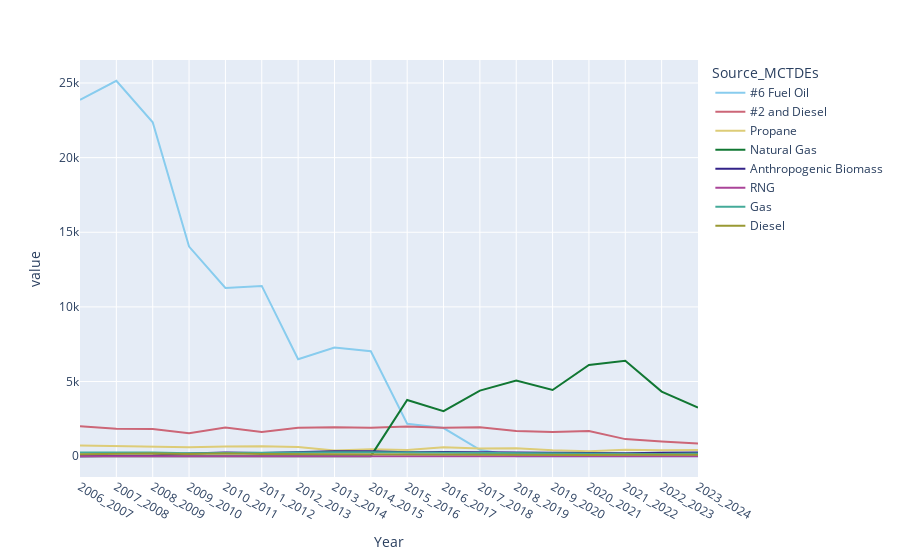

Notebook code cell kept with this figure:
### Code cell
fig = px.line(scope1, x= "Year" ,y= "value", color="Source_MCTDEs", color_discrete_sequence=px.colors.qualitative.Safe)
fig.show()

### Figure 1 — Plotly figure (JSON) as saved in the notebook; plotly's stock layout.template omitted (floating-point values rounded to 4 significant figures)
{"data": [{"hovertemplate": "Source_MCTDEs=#6 Fuel Oil<br>Year=%{x}<br>value=%{y}<extra></extra>", "legendgroup": "#6 Fuel Oil", "line": {"color": "rgb(136, 204, 238)", "dash": "solid"}, "marker": {"symbol": "circle"}, "mode": "lines", "name": "#6 Fuel Oil", "orientation": "v", "showlegend": true, "type": "scatter", "x": ["2006_2007", "2007_2008", "2008_2009", "2009_2010", "2010_2011", "2011_2012", "2012_2013", "2013_2014", "2014_2015", "2015_2016", "2016_2017", "2017_2018", "2018_2019", "2019_2020", "2020_2021", "2021_2022", "2022_2023", "2023_2024", null, null], "xaxis": "x", "y": [23876, 25145, 22366, 14041, 11272, 11405, 6489, 7272, 7032, 2169, 1880, 423, 0, 0, 0, 0, 0, 0, 0, 0], "yaxis": "y"}, {"hovertemplate": "Source_MCTDEs=#2 and Diesel<br>Year=%{x}<br>value=%{y}<extra></extra>", "legendgroup": "#2 and Diesel", "line": {"color": "rgb(204, 102, 119)", "dash": "solid"}, "marker": {"symbol": "circle"}, "mode": "lines", "name": "#2 and Diesel", "orientation": "v", "showlegend": true, "type": "scatter", "x": ["2006_2007", "2007_2008", "2008_2009", "2009_2010", "2010_2011", "2011_2012", "2012_2013", "2013_2014", "2014_2015", "2015_2016", "2016_2017", "2017_2018", "2018_2019", "2019_2020", "2020_2021", "2021_2022", "2022_2023", "2023_2024", null, null], "xaxis": "x", "y": [2003, 1844, 1813, 1538, 1923, 1625, 1896, 1942, 1908, 1993, 1900, 1929, 1688, 1613, 1679, 1142, 989, 846, 747, 0], "yaxis": "y"}, {"hovertemplate": "Source_MCTDEs=Propane<br>Year=%{x}<br>value=%{y}<extra></extra>", "legendgroup": "Propane", "line": {"color": "rgb(221, 204, 119)", "dash": "solid"}, "marker": {"symbol": "circle"}, "mode": "lines", "name": "Propane", "orientation": "v", "showlegend": true, "type": "scatter", "x": ["2006_2007", "2007_2008", "2008_2009", "2009_2010", "2010_2011", "2011_2012", "2012_2013", "2013_2014", "2014_2015", "2015_2016", "2016_2017", "2017_2018", "2018_2019", "2019_2020", "2020_2021", "2021_2022", "2022_2023", "2023_2024", null, null], "xaxis": "x", "y": [712, 655, 643, 591, 653, 659, 611, 380, 463, 413, 599, 509, 531, 387, 330, 437, 402, 406, 414, 0], "yaxis": "y"}, {"hovertemplate": "Source_MCTDEs=Natural Gas<br>Year=%{x}<br>value=%{y}<extra></extra>", "legendgroup": "Natural Gas", "line": {"color": "rgb(17, 119, 51)", "dash": "solid"}, "marker": {"symbol": "circle"}, "mode": "lines", "name": "Natural Gas", "orientation": "v", "showlegend": true, "type": "scatter", "x": ["2006_2007", "2007_2008", "2008_2009", "2009_2010", "2010_2011", "2011_2012", "2012_2013", "2013_2014", "2014_2015", "2015_2016", "2016_2017", "2017_2018", "2018_2019", "2019_2020", "2020_2021", "2021_2022", "2022_2023", "2023_2024", null, null], "xaxis": "x", "y": [0, 0, 0, 0, 0, 0, 0, 0, 0, 3763, 3018, 4392, 5068, 4433, 6105, 6397, 4323, 3260, 936, 116], "yaxis": "y"}, {"hovertemplate": "Source_MCTDEs=Anthropogenic Biomass<br>Year=%{x}<br>value=%{y}<extra></extra>", "legendgroup": "Anthropogenic Biomass", "line": {"color": "rgb(51, 34, 136)", "dash": "solid"}, "marker": {"symbol": "circle"}, "mode": "lines", "name": "Anthropogenic Biomass", "orientation": "v", "showlegend": true, "type": "scatter", "x": ["2006_2007", "2007_2008", "2008_2009", "2009_2010", "2010_2011", "2011_2012", "2012_2013", "2013_2014", "2014_2015", "2015_2016", "2016_2017", "2017_2018", "2018_2019", "2019_2020", "2020_2021", "2021_2022", "2022_2023", "2023_2024", null, null], "xaxis": "x", "y": [0, 0, 42, 181, 247, 207, 273, 333, 320, 255, 283, 267, 278, 239, 199, 202, 231, 243, 288, 88], "yaxis": "y"}, {"hovertemplate": "Source_MCTDEs=RNG<br>Year=%{x}<br>value=%{y}<extra></extra>", "legendgroup": "RNG", "line": {"color": "rgb(170, 68, 153)", "dash": "solid"}, "marker": {"symbol": "circle"}, "mode": "lines", "name": "RNG", "orientation": "v", "showlegend": true, "type": "scatter", "x": ["2006_2007", "2007_2008", "2008_2009", "2009_2010", "2010_2011", "2011_2012", "2012_2013", "2013_2014", "2014_2015", "2015_2016", "2016_2017", "2017_2018", "2018_2019", "2019_2020", "2020_2021", "2021_2022", "2022_2023", "2023_2024", null, null], "xaxis": "x", "y": [0, 0, 0, 0, 0, 0, 0, 0, 0, 0, 0, 0, 0, 0, 0, 0, 0, 0, 0, 0], "yaxis": "y"}, {"hovertemplate": "Source_MCTDEs=Gas<br>Year=%{x}<br>value=%{y}<extra></extra>", "legendgroup": "Gas", "line": {"color": "rgb(68, 170, 153)", "dash": "solid"}, "marker": {"symbol": "circle"}, "mode": "lines", "name": "Gas", "orientation": "v", "showlegend": true, "type": "scatter", "x": ["2006_2007", "2007_2008", "2008_2009", "2009_2010", "2010_2011", "2011_2012", "2012_2013", "2013_2014", "2014_2015", "2015_2016", "2016_2017", "2017_2018", "2018_2019", "2019_2020", "2020_2021", "2021_2022", "2022_2023", "2023_2024", null, null], "xaxis": "x", "y": [243, 254, 242, 202, 230, 216, 240, 267, 264, 245, 238, 228, 205, 155, 150, 167, 144, 177, 144, 0], "yaxis": "y"}, {"hovertemplate": "Source_MCTDEs=Diesel<br>Year=%{x}<br>value=%{y}<extra></extra>", "legendgroup": "Diesel", "line": {"color": "rgb(153, 153, 51)", "dash": "solid"}, "marker": {"symbol": "circle"}, "mode": "lines", "name": "Diesel", "orientation": "v", "showlegend": true, "type": "scatter", "x": ["2006_2007", "2007_2008", "2008_2009", "2009_2010", "2010_2011", "2011_2012", "2012_2013", "2013_2014", "2014_2015", "2015_2016", "2016_2017", "2017_2018", "2018_2019", "2019_2020", "2020_2021", "2021_2022", "2022_2023", "2023_2024", null, null], "xaxis": "x", "y": [123, 139, 185, 136, 181, 141, 130, 131, 136, 97, 107, 108, 104, 75, 76, 93, 92, 93, 89, 0], "yaxis": "y"}], "layout": {"legend": {"title": {"text": "Source_MCTDEs"}, "tracegroupgap": 0}, "margin": {"t": 60}, "xaxis": {"anchor": "y", "domain": [0, 1], "title": {"text": "Year"}}, "yaxis": {"anchor": "x", "domain": [0, 1], "title": {"text": "value"}}}}
